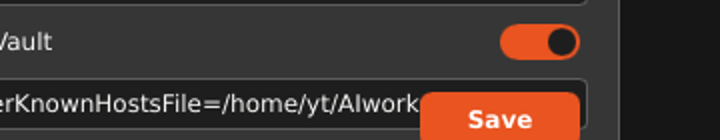
#> input picture .vaultssh2-e2e/gui/crop-save.png, 720 x 140 px
$ python number-terminal-rows.py ../.vaultssh2-e2e/gui/crop-save.png ../.vaultssh2-e2e/gui/crop-vault.png 5 5
#> lines starting #> are read from the running program, lines starting #| are printed output that depends on the picture
#!/usr/bin/env python3
"""给 xtervo/X11 终端截图叠加 1-based 行号，便于对照 report。"""
import sys
from PIL import Image, ImageDraw, ImageFont

src, dst = sys.argv[1], sys.argv[2]
cell_h = int(sys.argv[3]) if len(sys.argv) > 3 else 22
top = int(sys.argv[4]) if len(sys.argv) > 4 else 32
im = Image.open(src).convert('RGB')
#> im is the input picture: PIL image 720x140 RGB; mean R, G, B 67, 53.5, 48.8
w, h = im.size
#> w = 720; h = 140
rows = max(0, (h - top) // cell_h)
#> rows = 27
out = Image.new('RGB', (w + 90, h), (20, 20, 20))
#> out: PIL image 810x140 RGB; every value is 20
out.paste(im, (90, 0))
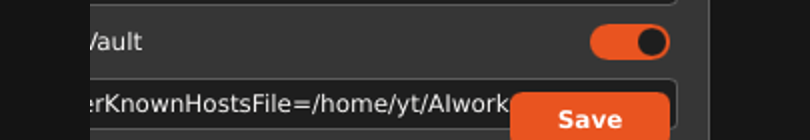
#> out: PIL image 810x140 RGB; mean R, G, B 61.7, 49.8, 45.6
d = ImageDraw.Draw(out)
try:
    font = ImageFont.truetype('/usr/share/fonts/truetype/dejavu/DejaVuSansMono.ttf', 16)
except Exception:
    font = ImageFont.load_default()
for r in range(rows):
    y = top + r * cell_h
    d.text((8, y + 3), f'{r + 1:3d}', fill=(255, 180, 80) if r % 5 == 0 else (150, 150, 150), font=font)
    d.line((86, y, w + 90, y), fill=(60, 60, 60), width=1)
out.save(dst)
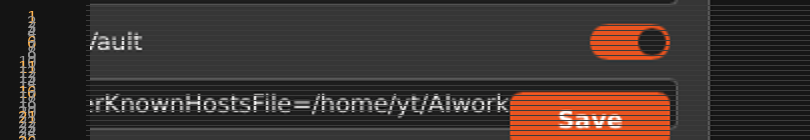
#> saved as crop-vault.png: PIL image 810x140 RGB; mean R, G, B 61.7, 51.8, 48.3
print(f'{dst}: {out.size[0]}x{out.size[1]} rows={rows} cell_h={cell_h} top={top}')
#| ../.vaultssh2-e2e/gui/crop-vault.png: 810x140 rows=27 cell_h=5 top=5

$ run again, on .vaultssh2-e2e/gui/r10.png
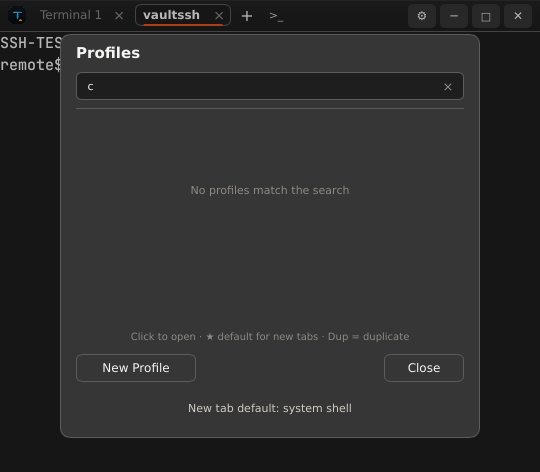
#> input picture .vaultssh2-e2e/gui/r10.png, 540 x 472 px
#> im is the input picture: PIL image 540x472 RGB; mean R, G, B 44.8, 44.8, 44.7
#> `out.paste(im, (90, 0))`:
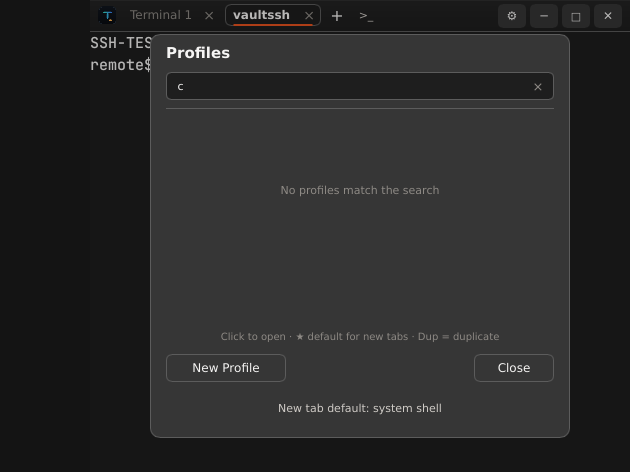
#> out: PIL image 630x472 RGB; mean R, G, B 41.3, 41.2, 41.2
#> `out.save(dst)`:
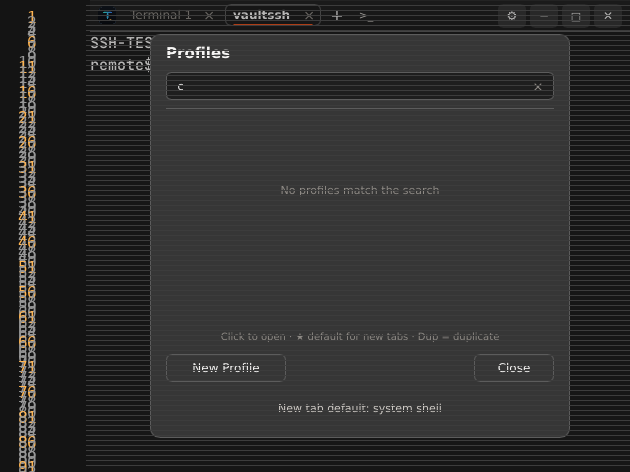
#> saved as r10.png: PIL image 630x472 RGB; mean R, G, B 46, 45.8, 45.5
#| ../.vaultssh2-e2e/gui/r10.png: 630x472 rows=93 cell_h=5 top=5
